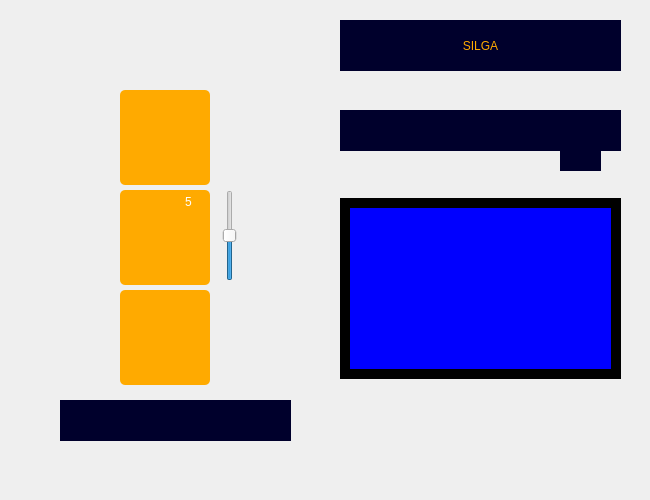
<?xml version="1.0" encoding="UTF-8"?>
<ui version="4.0">
 <class>MainWindow</class>
 <widget class="QMainWindow" name="MainWindow">
  <property name="geometry">
   <rect>
    <x>0</x>
    <y>0</y>
    <width>650</width>
    <height>500</height>
   </rect>
  </property>
  <property name="windowTitle">
   <string>MainWindow</string>
  </property>
  <widget class="QWidget" name="centralwidget">
   <widget class="QLabel" name="label">
    <property name="geometry">
     <rect>
      <x>0</x>
      <y>0</y>
      <width>651</width>
      <height>501</height>
     </rect>
    </property>
    <property name="text">
     <string/>
    </property>
    <property name="pixmap">
     <pixmap>1.1 background2.png</pixmap>
    </property>
    <property name="scaledContents">
     <bool>true</bool>
    </property>
   </widget>
   <widget class="QPushButton" name="MONITORING">
    <property name="geometry">
     <rect>
      <x>120</x>
      <y>90</y>
      <width>90</width>
      <height>95</height>
     </rect>
    </property>
    <property name="styleSheet">
     <string notr="true">QPushButton#MONITORING{
	background-color: rgb(255, 170, 0);
	border-radius:5px;
}

QPushButton#MONITORING:hover{
	background-color: rgb(0, 255, 0);
}</string>
    </property>
    <property name="text">
     <string/>
    </property>
    <property name="icon">
     <iconset>
      <normaloff>1.2 icon1.png</normaloff>1.2 icon1.png</iconset>
    </property>
    <property name="iconSize">
     <size>
      <width>75</width>
      <height>75</height>
     </size>
    </property>
   </widget>
   <widget class="QPushButton" name="EXIT">
    <property name="geometry">
     <rect>
      <x>120</x>
      <y>290</y>
      <width>90</width>
      <height>95</height>
     </rect>
    </property>
    <property name="styleSheet">
     <string notr="true">QPushButton#EXIT{
	background-color: rgb(255, 170, 0);
	border-radius:5px;
}

QPushButton#EXIT:hover{
	background-color: rgb(0, 255, 0);
}</string>
    </property>
    <property name="text">
     <string/>
    </property>
    <property name="icon">
     <iconset>
      <normaloff>1.4 icon3.png</normaloff>1.4 icon3.png</iconset>
    </property>
    <property name="iconSize">
     <size>
      <width>75</width>
      <height>75</height>
     </size>
    </property>
   </widget>
   <widget class="QPushButton" name="VOLUME">
    <property name="geometry">
     <rect>
      <x>120</x>
      <y>190</y>
      <width>90</width>
      <height>95</height>
     </rect>
    </property>
    <property name="styleSheet">
     <string notr="true">QPushButton#VOLUME{
	background-color: rgb(255, 170, 0);
	border-radius:5px;
}

QPushButton#VOLUME:hover{
	background-color: rgb(0, 255, 0);
}</string>
    </property>
    <property name="text">
     <string/>
    </property>
    <property name="icon">
     <iconset>
      <normaloff>1.3 icon2.png</normaloff>1.3 icon2.png</iconset>
    </property>
    <property name="iconSize">
     <size>
      <width>60</width>
      <height>60</height>
     </size>
    </property>
   </widget>
   <widget class="QSlider" name="VOLUMESLIDER">
    <property name="geometry">
     <rect>
      <x>220</x>
      <y>190</y>
      <width>20</width>
      <height>91</height>
     </rect>
    </property>
    <property name="minimum">
     <number>1</number>
    </property>
    <property name="maximum">
     <number>100</number>
    </property>
    <property name="sliderPosition">
     <number>50</number>
    </property>
    <property name="orientation">
     <enum>Qt::Vertical</enum>
    </property>
   </widget>
   <widget class="QLabel" name="VOLUMELEVEL">
    <property name="geometry">
     <rect>
      <x>185</x>
      <y>194</y>
      <width>21</width>
      <height>16</height>
     </rect>
    </property>
    <property name="styleSheet">
     <string notr="true">color: rgb(255, 255, 255);
font: 14pt &quot;MS Shell Dlg 2&quot;;</string>
    </property>
    <property name="text">
     <string>5</string>
    </property>
   </widget>
   <widget class="QLabel" name="label_2">
    <property name="geometry">
     <rect>
      <x>340</x>
      <y>198</y>
      <width>281</width>
      <height>181</height>
     </rect>
    </property>
    <property name="styleSheet">
     <string notr="true">background-color: rgb(0, 0, 255);
border:10px solid black;</string>
    </property>
    <property name="text">
     <string/>
    </property>
   </widget>
   <widget class="QLabel" name="label_3">
    <property name="geometry">
     <rect>
      <x>340</x>
      <y>20</y>
      <width>281</width>
      <height>51</height>
     </rect>
    </property>
    <property name="styleSheet">
     <string notr="true">background-color: rgb(0, 0, 44);
color: rgb(255, 170, 0);
font: 25pt &quot;Algerian&quot;;
</string>
    </property>
    <property name="text">
     <string>SILGA</string>
    </property>
    <property name="textFormat">
     <enum>Qt::MarkdownText</enum>
    </property>
    <property name="scaledContents">
     <bool>false</bool>
    </property>
    <property name="alignment">
     <set>Qt::AlignCenter</set>
    </property>
    <property name="wordWrap">
     <bool>false</bool>
    </property>
   </widget>
   <widget class="QLabel" name="label_5">
    <property name="geometry">
     <rect>
      <x>60</x>
      <y>400</y>
      <width>231</width>
      <height>41</height>
     </rect>
    </property>
    <property name="styleSheet">
     <string notr="true">background-color: rgb(0, 0, 44);</string>
    </property>
    <property name="text">
     <string/>
    </property>
   </widget>
   <widget class="QLabel" name="label_6">
    <property name="geometry">
     <rect>
      <x>340</x>
      <y>110</y>
      <width>281</width>
      <height>41</height>
     </rect>
    </property>
    <property name="styleSheet">
     <string notr="true">background-color: rgb(0, 0, 44);</string>
    </property>
    <property name="text">
     <string/>
    </property>
   </widget>
   <widget class="QLabel" name="label_7">
    <property name="geometry">
     <rect>
      <x>560</x>
      <y>130</y>
      <width>41</width>
      <height>41</height>
     </rect>
    </property>
    <property name="styleSheet">
     <string notr="true">background-color: rgb(0, 0, 44);</string>
    </property>
    <property name="text">
     <string/>
    </property>
   </widget>
  </widget>
 </widget>
 <resources/>
 <connections/>
</ui>
